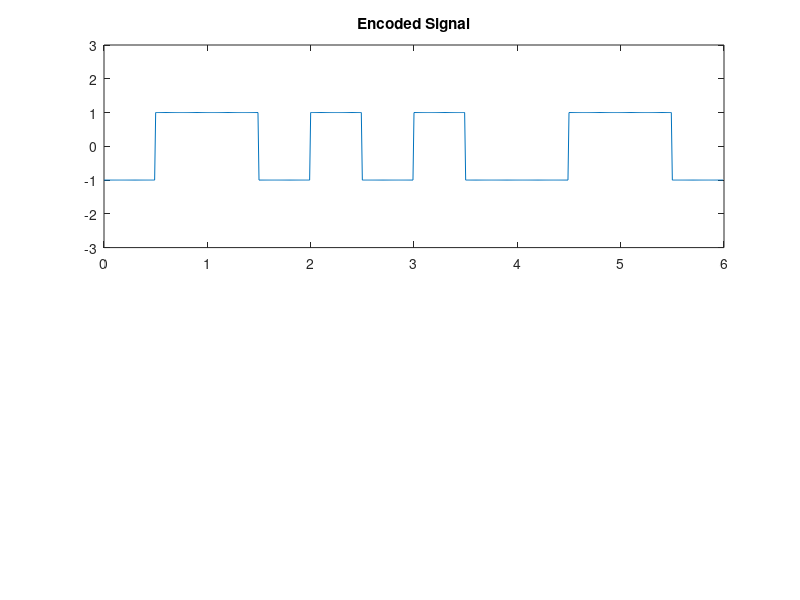

Recreate this plot in MATLAB.
clc;
clear all;
close all;
data = [0 1 0 0 1 1];
point = 100;

%Encoded_Signal
% 0 -> transition and once more middle treansition(lastly same as string state)
% 1 -> middle transition
state = 1;
encoded_signal = zeros(1,length(data)*point);
for i=1:length(data)
    if data(i)==0
        for j=1:point/2
            encoded_signal((i-1)*point+j) = -state;
        end 
        for j=point/2+1:point
            encoded_signal((i-1)*point+j) = state;
        end
    else
        for j=1:point/2
            encoded_signal((i-1)*point+j) = state;
        end 
        for j=point/2+1:point
            encoded_signal((i-1)*point+j) = -state;
        end
        state = - state;
    end
end

size = 0:1/point:length(data)-1/point;

subplot(2,1,1);
plot(size,encoded_signal);
title('Encoded Signal');
ylim([-3,3]);

%Decoded_Signal
%encoded signal(i*point)=state -> 0
%encoded signal(i*point)=-state -> 1
state = 1;
decoded_signal = zeros(1,length(data));
for i=1:length(data)
    if encoded_signal(i*point)~=state
        decoded_signal(i) = 1;
        state=-state;
    end
end
    
decoded_signal
